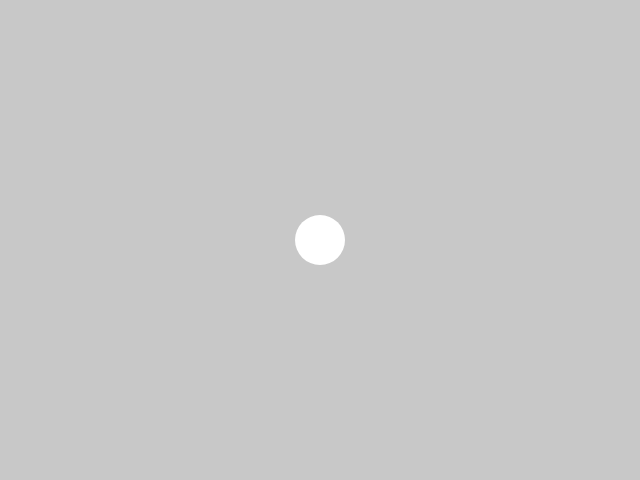
Frame 1 (no input)
Frame 60 (no input): identical to frame 1, image omitted
Frame 120 (the mouse pressed at the canvas centre since frame 60): identical to frame 1, image omitted

The p5.js sketch that drew this single still picture (run headless with seeded random() and noise() and a simulated clock; from frame 60 on, the mouse is pressed at the canvas centre):

// p5.js sketch
// ── sketch.js
//You should declare any variables here
var xPosition, yPosition, diameter;

//This function is run ONCE at the beginning
function setup() {
  createCanvas(640,480);

  xPosition = width / 2;
  yPosition = height / 2;
  diameter = 50;

  noStroke();
}


//This function is run CONTINUOUSLY in a loop
function draw() {
  background(200);
  ellipse(xPosition, yPosition, diameter, diameter);
}

//I usually declare functions here
